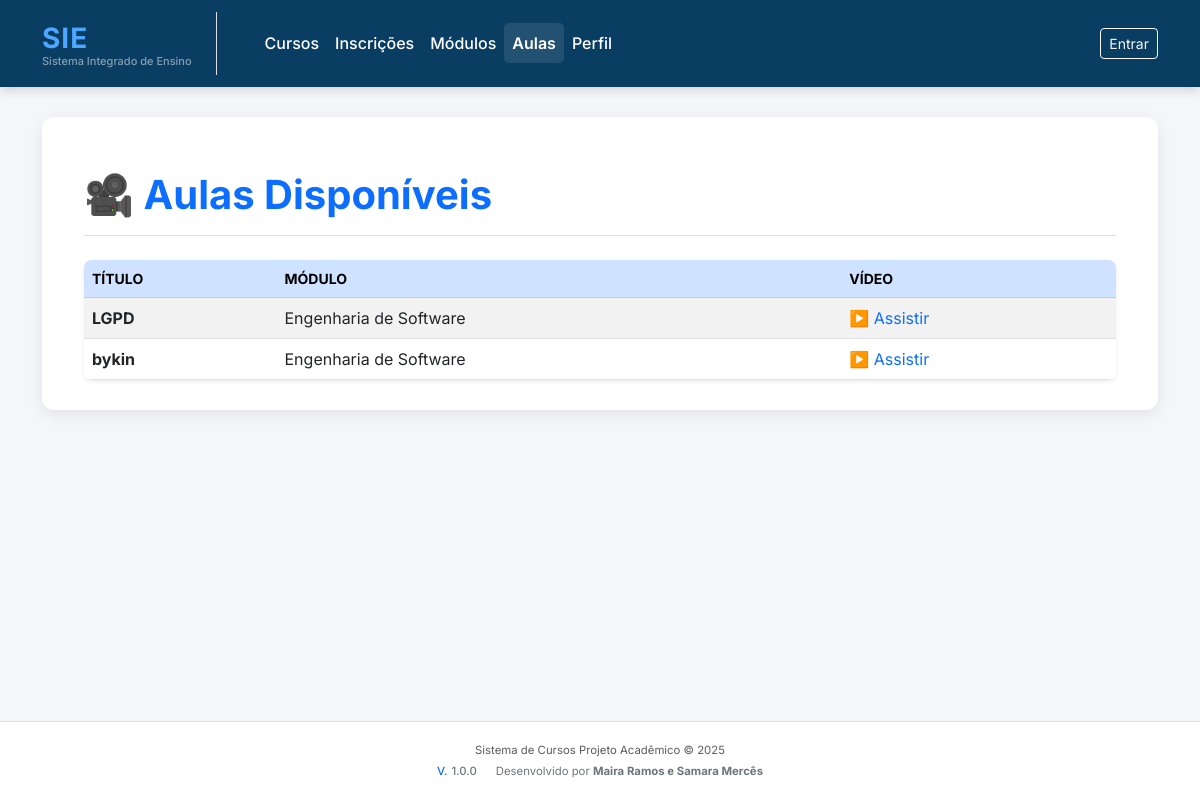
Before: /aulas/ with the older database file.
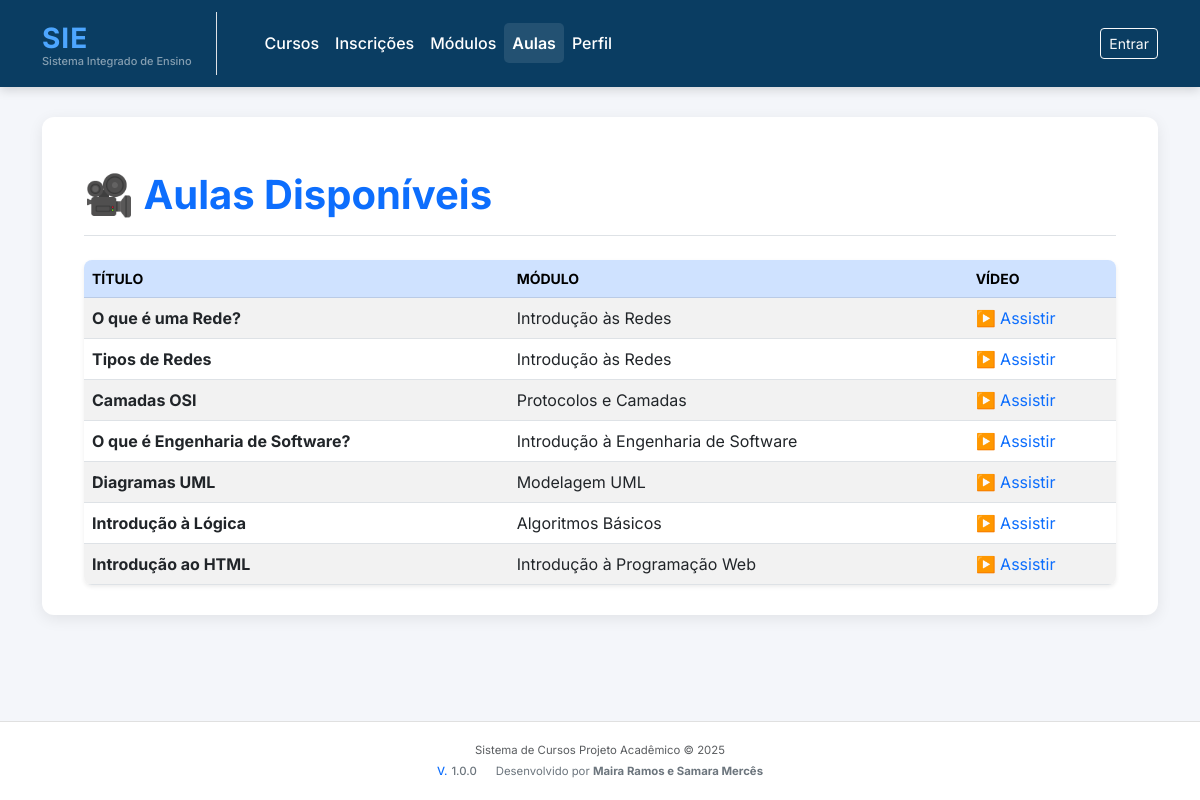
After: the same page with the newer database file.
### aulas/models.py (models this page shows, shortened)
class Aula(models.Model):
    modulo = models.ForeignKey(Modulo, on_delete=models.CASCADE, related_name='aulas')
    titulo = models.CharField(max_length=200)
    conteudo = models.TextField()
    link_video = models.URLField(blank=True, null=True)
    class Meta:
        permissions = [
            ("ver_aula", "Pode visualizar aulas"),
            ("criar_aula", "Pode criar aulas"),
            ("editar_aula", "Pode editar aulas"),
            ("deletar_aula", "Pode deletar aulas"),
        ]

### modulos/models.py (models this page shows, shortened)
class Modulo(models.Model):
    curso = models.ForeignKey(Curso, on_delete=models.CASCADE, related_name='modulos')
    nome = models.CharField(max_length=100)
    descricao = models.TextField(blank=True)
    ordem = models.PositiveIntegerField(default=1)
    class Meta:
        permissions = [
            ("ver_modulo", "Pode visualizar módulos"),
            ("criar_modulo", "Pode criar módulos"),
            ("editar_modulo", "Pode editar módulos"),
            ("deletar_modulo", "Pode deletar módulos"),
        ]

### aulas/views.py (the view)
# urls.py: path('', views.lista_aulas, name='lista'),
def lista_aulas(request):
    aulas = Aula.objects.all()
    is_professor = request.user.groups.filter(name='Professores').exists()
    can_criar = request.user.has_perm('aulas.add_aula')
    context = {
        'aulas': aulas,
        'is_professor': is_professor,
        'can_criar': can_criar,
    }
    return render(request, 'aulas/lista.html', context)

### templates/aulas/lista.html (shortened to what this page needs)
{% extends 'base.html' %}
{% block content %}
<div class="container mt-4">
    <div class="d-flex justify-content-between align-items-center border-bottom pb-2 mb-4">
        {% if is_professor %}
        <h1 class="fw-bolder text-primary">🎥 Gerenciar Aulas</h1>
        {% else %}
        <h1 class="fw-bolder text-primary">🎥 Aulas Disponíveis</h1>
        {% endif %}
    </div>
    {% if aulas %}
    <div class="table-responsive bg-white rounded-3 shadow-sm">
        <table class="table table-hover table-striped mb-0">
            <thead class="table-primary">
                <tr>
                    <th scope="col" class="text-uppercase small">Título</th>
                    <th scope="col" class="text-uppercase small">Módulo</th>
                    <th scope="col" class="text-uppercase small">Vídeo</th>
                </tr>
            </thead>
            <tbody>
                {% for aula in aulas %}
                <tr>
                    <td><strong class="text-dark">{{ aula.titulo }}</strong></td>
                    <td>{{ aula.modulo.nome }}</td>
                    <td>
                        {% if aula.link_video %}
                        <a href="{{ aula.link_video }}" target="_blank" class="text-decoration-none">
                            ▶️ Assistir
                        </a>
                        {% else %}
                        —
                        {% endif %}
                    </td>
                </tr>
                {% endfor %}
            </tbody>
        </table>
    </div>
    {% endif %}
</div>
{% endblock %}

### templates/base.html (shortened to what this page needs)
<!DOCTYPE html>
<html lang="pt-br">
<head>
    <link href="https://cdn.jsdelivr.net/npm/bootstrap@5.3.0/dist/css/bootstrap.min.css" rel="stylesheet">
</head>
<body>
<nav class="navbar navbar-expand-lg navbar-modern sticky-top">
    <div class="container">
        <a class="navbar-brand d-flex flex-column align-items-start pe-3 pe-lg-4 border-end border-white-50" href="/">
            <span class="fw-bold logo-text" style="letter-spacing: 1px;">
                SIE
            </span>
            <small class="text-white-50" style="font-size: 11px; margin-top: -6px;">
                Sistema Integrado de Ensino
            </small>
        </a>
        <div class="collapse navbar-collapse justify-content-between" id="navbarNav">
            <ul class="navbar-nav me-auto mb-2 mb-lg-0 ms-lg-4">
                <li class="nav-item">
                    <a class="nav-link {% if request.path == '/cursos/' or request.path == '/cursos' %}active fw-bolder{% endif %}"
                       href="/cursos/" aria-current="page">Cursos</a>
                </li>
                <li class="nav-item">
                    <a class="nav-link {% if request.path == '/inscricoes/' or request.path == '/inscricoes' %}active fw-bolder{% endif %}"
                       href="/inscricoes/">Inscrições</a>
                </li>
                <li class="nav-item">
                    <a class="nav-link {% if request.path == '/modulos/' or request.path == '/modulos' %}active fw-bolder{% endif %}"
                       href="/modulos/">Módulos</a>
                </li>
                 <li class="nav-item">
                    <a class="nav-link {% if request.path == '/aulas/' or request.path == '/aulas' %}active fw-bolder{% endif %}"
                       href="/aulas/">Aulas</a>
                </li>
                <li class="nav-item">
                    <a class="nav-link {% if request.path == '/perfil/' or 'perfil' in request.path %}active fw-bolder{% endif %}"
                       href="/perfil/">Perfil</a>
                </li>
            </ul>
            <ul class="navbar-nav">
                {% if user.is_authenticated %}
                    <li class="nav-item d-flex align-items-center me-2">
                        <span class="nav-link p-0 text-white-50">Olá,</span>
                        <span class="nav-link fw-bold p-0 ms-1">{{ user.username }}</span>
                    </li>
                    <li class="nav-item">
                        <a class="btn btn-outline-light btn-sm" href="{% url 'usuarios:logout' %}">Sair</a>
                    </li>
                {% else %}
                    <li class="nav-item">
                        <a class="btn btn-outline-light btn-sm" href="{% url 'usuarios:login' %}">Entrar</a>
                    </li>
                {% endif %}
            </ul>
        </div>
    </div>
</nav>
<div class="main-content">
    <div class="container">
        <div class="main-box">
            {% block content %}
            {% endblock content %}
        </div>
    </div>
</div>
<footer>
    <div class="container small text-muted">
        <div class="mb-1">
            Sistema de Cursos Projeto Acadêmico © 2025
        </div>
        <div class="text-secondary">
            <span class="fw-medium me-3">
                <span class="text-primary me-1">V.</span>1.0.0
            </span>
            <span>
                Desenvolvido por <span class="fw-bold">Maira Ramos e Samara Mercês</span>
            </span>
        </div>
    </div>
</footer>
</body>
</html>

### templates/base.html (style rules this page uses)
:root { --primary-color: #0a3d62; --secondary-color: #4da6ff; --bg-light: #f4f6fa; }
body { background-color: var(--bg-light); font-family: "Inter", sans-serif; min-height: 100vh; display: flex; flex-direction: column; }
.navbar-modern { background: var(--primary-color); box-shadow: 0 3px 10px rgba(0, 0, 0, 0.15); padding-top: 0.75rem; padding-bottom: 0.75rem; }
.navbar-modern .nav-link, .navbar-modern .navbar-brand { color: #ffffff !important; font-weight: 500; transition: color 0.3s ease; }
.navbar-modern .nav-link.active { color: #fff !important; background-color: rgba(255, 255, 255, 0.1); border-radius: 5px; font-weight: 600 !important; padding-top: 0.5rem; padding-bottom: 0.5rem; }
.main-content { flex: 1; padding-bottom: 20px; }
.main-box { background: white; border-radius: 12px; padding: 30px; box-shadow: 0 4px 15px rgba(0, 0, 0, 0.08); margin-top: 30px; }
.logo-text { color: var(--secondary-color); font-size: 28px !important; }
footer { margin-top: auto; padding: 20px 0; text-align: center; color: #888; font-size: 13px; border-top: 1px solid #e0e0e0; background-color: white; }

Changed rows visible on the page:
removed Aula: titulo "LGPD", modulo.nome "Engenharia de Software"
removed Aula: titulo "bykin", modulo.nome "Engenharia de Software"
added Aula: titulo "O que é uma Rede?", modulo.nome "Introdução às Redes"
added Aula: titulo "Tipos de Redes", modulo.nome "Introdução às Redes"
added Aula: titulo "Camadas OSI", modulo.nome "Protocolos e Camadas"
added Aula: titulo "O que é Engenharia de Software?", modulo.nome "Introdução à Engenharia de Software"
added Aula: titulo "Diagramas UML", modulo.nome "Modelagem UML"
added Aula: titulo "Introdução à Lógica", modulo.nome "Algoritmos Básicos"
added Aula: titulo "Introdução ao HTML", modulo.nome "Introdução à Programação Web"
